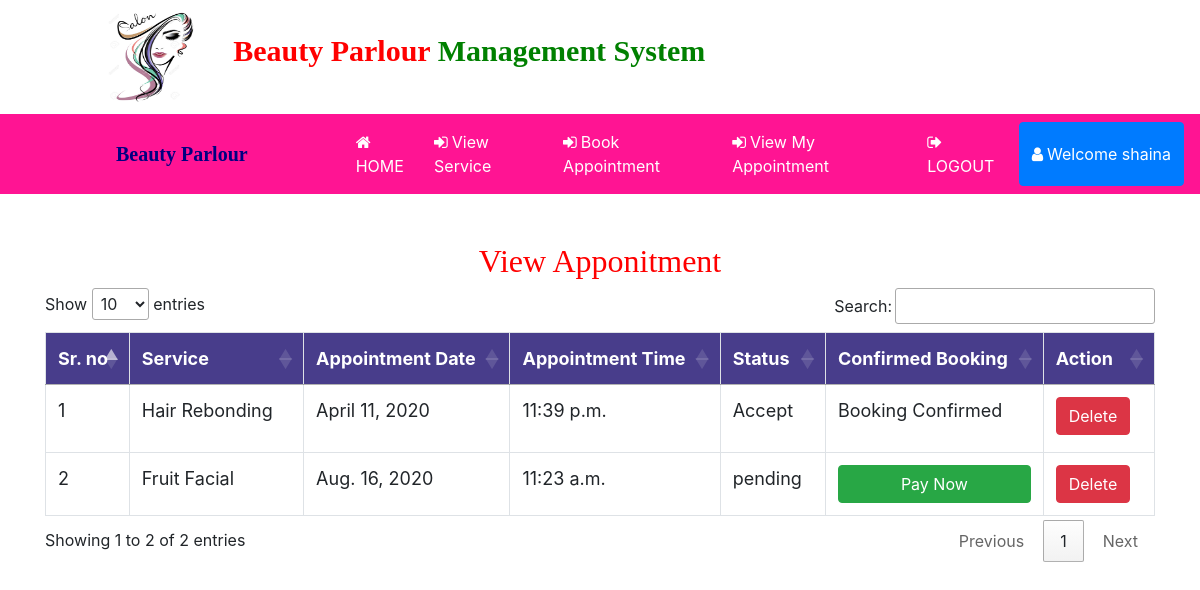
The page /view_appointment (signed in) on the database its author committed.
### beauty/models.py (models this page shows, shortened)
class Apponitment(models.Model):
    service = models.ForeignKey(Servise,on_delete=models.CASCADE,null=True)
    customer = models.ForeignKey(Customer,on_delete=models.CASCADE,null=True)
    status = models.ForeignKey(Book_status,on_delete=models.CASCADE,null=True)
    paid = models.ForeignKey(Booking_Paid,on_delete=models.CASCADE,null=True)
    date1 = models.DateField(null=True)
    time1 = models.TimeField(null=True)

class Servise(models.Model):
    name = models.CharField(max_length=100,null=True)
    cost = models.IntegerField(null=True)
    image = models.FileField(null=True)

class Book_status(models.Model):
    status = models.CharField(max_length=100,null=True)

### beauty/views.py (the view)
# urls.py: path('view_appointment',View_Appointment,name="view_appointment"),
def View_Appointment(request):
    if not request.user.is_authenticated:
        return redirect('login')
    user = User.objects.get(id=request.user.id)
    pro = Customer.objects.get(user=user)
    appoint = Apponitment.objects.filter(customer=pro).all()
    d = {'appoint':appoint}
    return render(request,'view_appointment.html',d)

### beauty/templates/view_appointment.html (shortened to what this page needs)
{% extends 'navigation.html' %}
{% load static %}
{% block body %}
<center><h2 style="color:red;margin-top:4%;font-family:'Monotype Corsiva';">View Apponitment</h2></center>
<div  class="container-fluid">
    <center>
    <div class="container">
        <table class="table table-bordered" id="myTable">
  <thead>
  <tr>
    <th>Sr. no</th>
    <th>Service</th>
    <th>Appointment Date</th>
      <th>Appointment Time</th>
    <th>Status</th>
    <th>Confirmed Booking</th>
    <th>Action</th>
  </tr>
  </thead>
   <tbody>
    {% for i in appoint %}
  <tr>
    <td>{{forloop.counter}}</td>
    <td>{{i.service.name}}</td>
      <td>{{i.date1}}</td>
      <td>{{i.time1}}</td>
      <td>{{i.status.status}}</td>
    <td>{% ifequal i.status.status "pending" %}
        <button class="btn btn-success" onclick="showMessage()" style="width:100%">Pay Now</button>
        {% else %}
        {% ifequal i.status.status "Accept" %}
        {% ifequal i.paid.paid "notpaid" %}
        <a href="{% url 'payment' i.id %}"><button class="btn btn-success" style="width:100%">
        Pay Now</button></a>
        {% else %}
        <p>Booking Confirmed</p>
        {% endifequal %}
        {% endifequal %}
        {% endifequal %}
          </td>
      <td><a href="{% url 'delete_appointment' i.id %}"><button class="btn btn-danger" onclick="return confirm('Are you sure?')">Delete</button></a></td>
  </tr>
    {% endfor %}
    </tbody>
</table>
 </div></center>
</div>
{% endblock %}

### beauty/templates/navigation.html (shortened to what this page needs)
<!DOCTYPE html>
<html lang="en">
<head>
  {% load static %}
  <link rel="stylesheet" href="https://maxcdn.bootstrapcdn.com/bootstrap/4.0.0/css/bootstrap.min.css"
>
  <link rel=stylesheet href="//cdn.datatables.net/1.10.19/css/jquery.dataTables.min.css">
</head>
<link rel="stylesheet" href="https://cdnjs.cloudflare.com/ajax/libs/font-awesome/4.7.0/css/font-awesome.min.css">
</head>
<body>
  <div class="container-fluid" style="padding:1%;margin-bottom:0%;background-color:white">
    <img src="{% static 'images/beauty3.jpg' %}" style="width:90px;height:90px;margin-right:10px;margin-left:8%"><span
      style="padding:20px;font-weight:bold;font-size:30px">
      <span style="color:red;font-family : 'Monotype Corsiva' ;">Beauty Parlour</span>
      <span style="color:green;font-family : 'Monotype Corsiva' ;">Management System</span></h4>
  </div>
  <nav class="navbar navbar-expand-sm" style="background-color:DeepPink">
    <a class="navbar-brand" href="#"
      style="color:navy;font-family:'Monotype Corsiva';font-weight:bold;margin-left:100px;margin-right:0">
      Beauty Parlour</a>
    <ul class="navbar-nav">
      {% if request.user.username %}
      {% if not request.user.is_staff %}
      <li class="nav-item">
        <a class="nav-link" href="{% url 'profile' %}" style="color:white;margin-left:100px">
          <i class="fa fa-home" style="margin-right:4px"></i>HOME</a>
      </li>
      <li class="nav-item">
        <a class="nav-link" href="{% url 'all_service' %}" style="color:white">
          <i class="fa fa-sign-in" style="margin-right:4px"></i>View Service</a>
      </li>
      <li class="nav-item">
        <a class="nav-link" href="{% url 'book_appointment' %}" style="color:white">
          <i class="fa fa-sign-in" style="margin-right:4px"></i>Book Appointment</a>
      </li>
      <li class="nav-item">
        <a class="nav-link" href="{% url 'view_appointment' %}" style="color:white">
          <i class="fa fa-sign-in" style="margin-right:4px"></i>View My Appointment</a>
      </li>
      {% endif %}
      {% endif %}
      {% if request.user.is_authenticated %}
      {% if not request.user.is_staff %}
      <li class="nav-item">
        <a class="nav-link" href="{% url 'logout' %}" style="color:white">
          <i class="fa fa-sign-out" style="margin-right:4px"></i>LOGOUT</a>
      </li>
      <div class="btn-group">
        <button type="button" class="btn btn-primary" data-toggle="dropdown" aria-haspopup="true" aria-expanded="false">
          <i class="fa fa-user" style="margin-right:4px"></i>Welcome {{request.user.first_name}}
        </button>
      </div>
      {% endif %}
      {% endif %}
    </ul>
  </nav>
  {% block body %}
  {% endblock %}
</body>
</html>

### beauty/templates/navigation.html (style rules this page uses)
* { box-sizing: border-box; }
#myTable { border-collapse: collapse; width: 100%; border: 1px solid #ddd; font-size: 18px; }
#myTable th { text-align: left; padding: 12px; background-color: Darkslateblue; color: white; }
#myTable td { text-align: left; padding: 12px; background-color: white; }
#myTable tr { border-bottom: 1px solid #ddd; }

### rows shown on the page
Apponitment: service.name "Hair Rebonding", date1 "April 11, 2020", time1 "11:39 p.m.", status.status "Accept"
Apponitment: service.name "Fruit Facial", date1 "Aug. 16, 2020", time1 "11:23 a.m.", status.status "pending"

### other values the page prints
{{ request.user.first_name }} "shaina"
